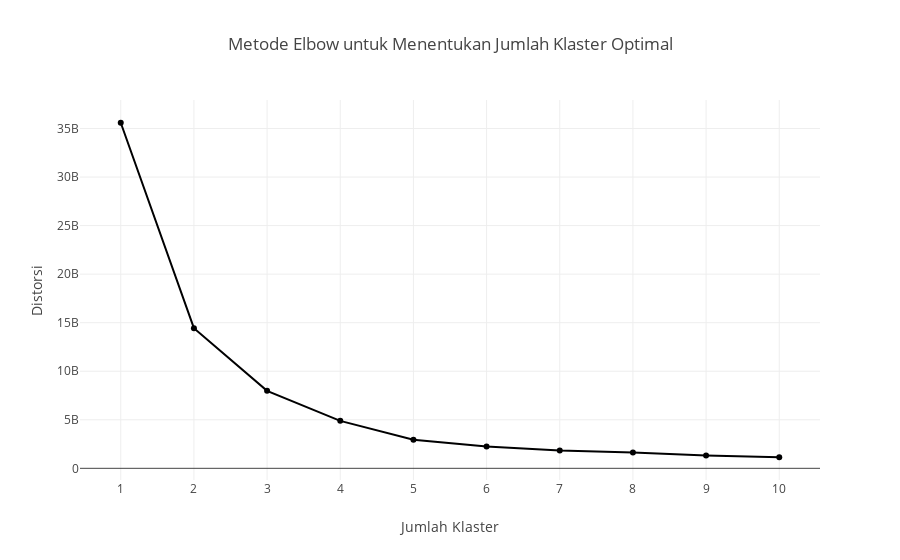

Write notebook code for a chart like this one.
### Code cell
# Plotting using Plotly Express
fig = px.line(x=range(1, 11), y=distortions, markers=True, title='Metode Elbow untuk Menentukan Jumlah Klaster Optimal')
fig.update_layout(
    xaxis_title='Jumlah Klaster',
    yaxis_title='Distorsi',
    xaxis=dict(tickmode='linear')
)
fig.show()

### Figure 1 — Plotly figure (JSON) as saved in the notebook; plotly's stock layout.template omitted (floating-point values rounded to 4 significant figures)
{"data": [{"hovertemplate": "x=%{x}<br>y=%{y}<extra></extra>", "legendgroup": "", "line": {"color": "#000001", "dash": "solid"}, "marker": {"symbol": "circle"}, "mode": "lines+markers", "name": "", "orientation": "v", "showlegend": false, "type": "scatter", "x": [1, 2, 3, 4, 5, 6, 7, 8, 9, 10], "xaxis": "x", "y": [35590000000.0, 14430000000.0, 7982000000.0, 4890000000.0, 2947000000.0, 2249000000.0, 1830000000.0, 1632000000.0, 1322000000.0, 1140000000.0], "yaxis": "y"}], "layout": {"legend": {"tracegroupgap": 0}, "title": {"text": "Metode Elbow untuk Menentukan Jumlah Klaster Optimal"}, "xaxis": {"anchor": "y", "domain": [0, 1], "tickmode": "linear", "title": {"text": "Jumlah Klaster"}}, "yaxis": {"anchor": "x", "domain": [0, 1], "title": {"text": "Distorsi"}}}}
